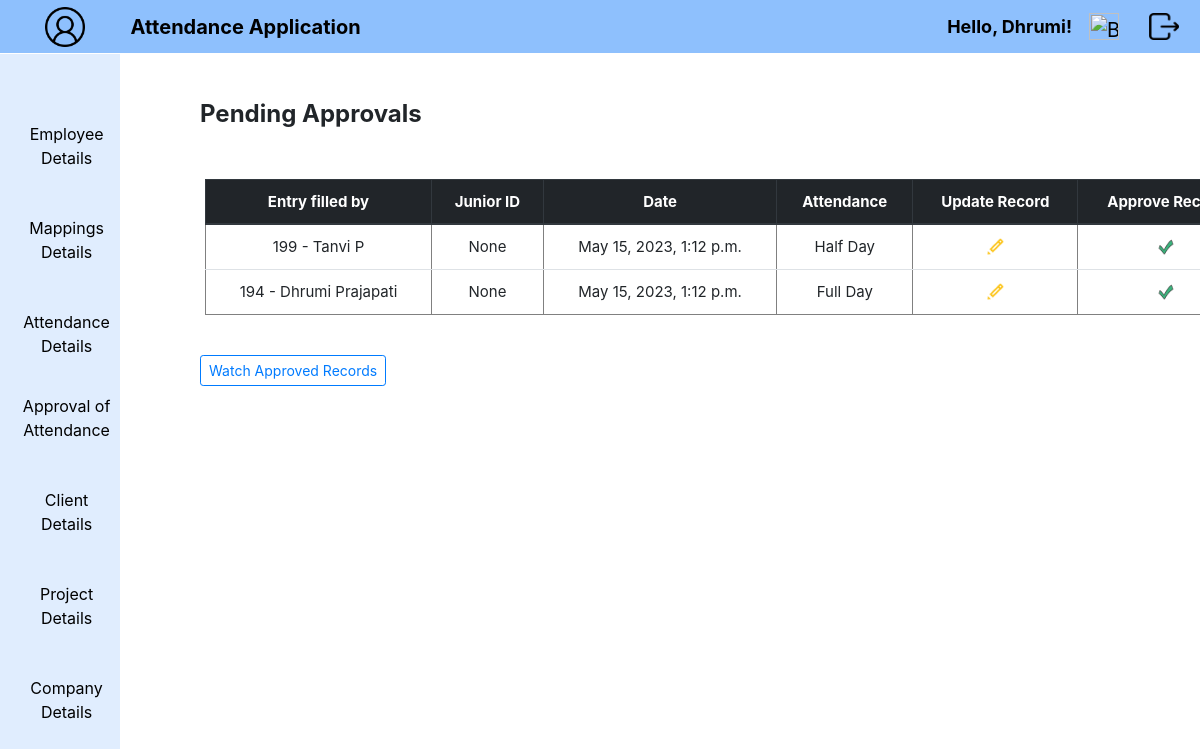
/tasklist/ (signed in), run on an earlier commit of the app's database.
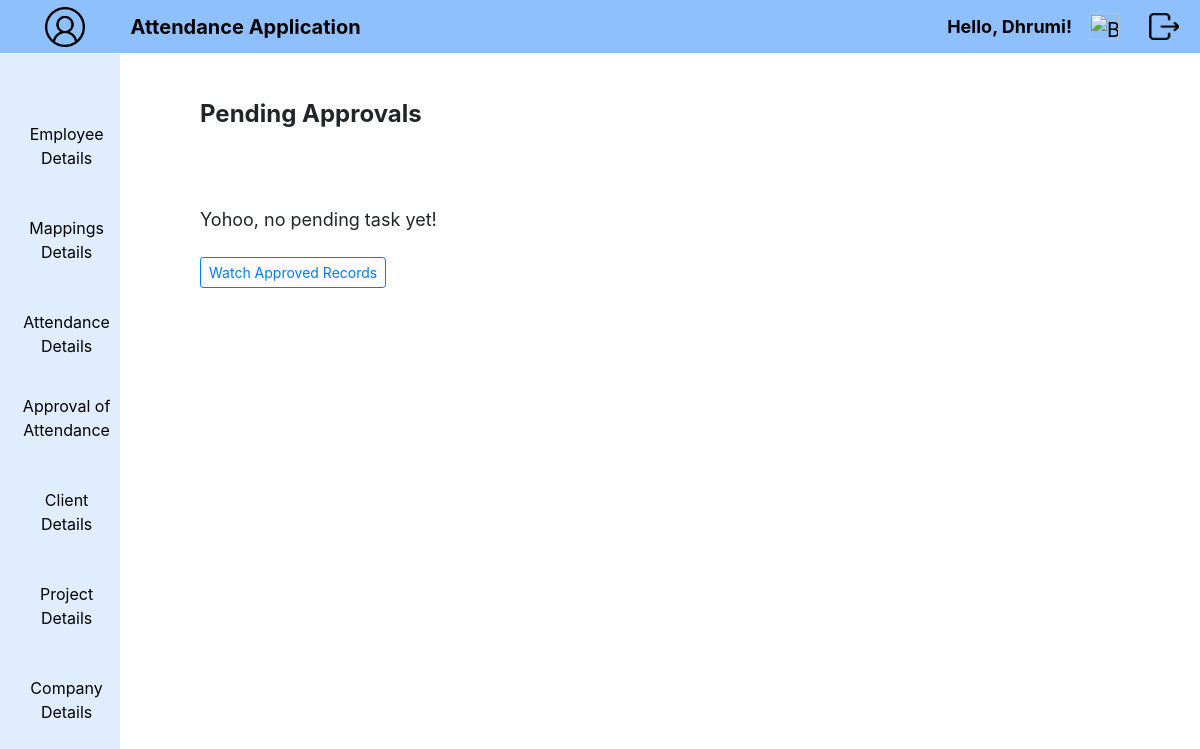
And on a later commit of the database.
### Attendance/models.py (models this page shows, shortened)
class Attendance(models.Model):
        ATTENDANCE = (('Full Day','Full Day'),
                      ('Half Day','Half Day'),
                      ('Overtime','Overtime'),
                      ('Absent','Absent'),)
        user = models.ForeignKey(User, on_delete=models.CASCADE, default=None)
        tdate = models.DateTimeField(default=timezone.now, verbose_name='Today Date', editable=False)
        attendance = models.CharField(choices=ATTENDANCE, max_length=100, null=True, verbose_name='Attendance', default='Full Day')
        mapping = models.ForeignKey(Mapping, on_delete=models.CASCADE, default=None, null=True)
        class Meta:
                db_table = "Attendance"

### Attendance/views.py (the view)
# urls.py: path('tasklist/',views.tasklist,name='tasklist'),
@login_required(login_url='loginview')
@never_cache
def tasklist(request):
    logged_in_user = request.user
    junior_ids = Mapping.objects.filter(user=logged_in_user).values_list('junior', flat=True)
    if logged_in_user.is_superuser:
        att_data = Attendance.objects.filter(mapping=None)
    else:
        att_data = Attendance.objects.filter(user__id__in=junior_ids, mapping=None)
    template = loader.get_template('TaskList.html')
    context = {'att_data': att_data, 'username': request.user.username, 'junior_ids': junior_ids}
    return HttpResponse(template.render(context, request))

### Attendance/templates/TaskList.html
{% extends "home.html" %}
{% load static %}
{% block content %}
{% block emp %}
{% block manager %}
<div class="emp">
    <h4 style="text-align: left; margin: 50px 0px 50px 50px;">
      <b>Pending Approvals</b>
    </h4>
{% if att_data %}
    <table border='1' style="margin-left: 55;" class="table text-center">
        <thead class="thead-dark">
        <tr>
            <th scope="col">Entry filled by</th>
            <th scope="col">Junior ID</th>
            <th scope="col">Date</th>
            <th scope="col">Attendance</th>
            <th scope="col">Update Record</th>
            <th scope="col">Approve Record</th>
        </tr>
        </thead>
        <tbody>
        {% for x in att_data %}
        <tr>
            <td>{{ x.user_id }} - {{ x.user.first_name }} {{ x.user.last_name }}</td>
            <td>{{ x.mapping }}</td>
            <td>{{ x.tdate }}</td>
            <td>{{ x.attendance }}</td>
            <td> <a href="{% url 'TLUpdate' x.pk %}"><img src="{% static 'images/update.png' %}" height="20" width="20"></a></td>
            <td> <a href="{% url 'approve_task' x.pk %}"><img src="{% static 'images/approve1.png' %}" height="20" width="20"></a></td>
        {% endfor %}
        </tr>
        </tbody>
    </table>
{% else %}
    <div style="margin-left: 50px; margin-top: 0px; margin-bottom: 0px; font-size: 18px;">
        <br>
        Yohoo, no pending task yet!
    </div>
{% endif %}
<div style="margin-left: 50px;">
    <br>
    <a href="{% url 'approval_list' %}"  class="btn btn-outline-primary btn-sm">Watch Approved Records</a>
  </div>
</div>
{% endblock %}
{% endblock %}
{% endblock %}

What changed in the data, as far as the page shows it:
removed Attendance: user_id "199", user.first_name "Tanvi", user.last_name "P", mapping "None", tdate "May 15, 2023, 1:12 p.m.", attendance "Half Day"
removed Attendance: user_id "194", user.first_name "Dhrumi", user.last_name "Prajapati", mapping "None", tdate "May 15, 2023, 1:12 p.m.", attendance "Full Day"
Also different on the page:
text no longer shown: "Entry filled by Junior ID Date Attendance Update Record Approve…"
text now shown: "Yohoo, no pending task yet!"
